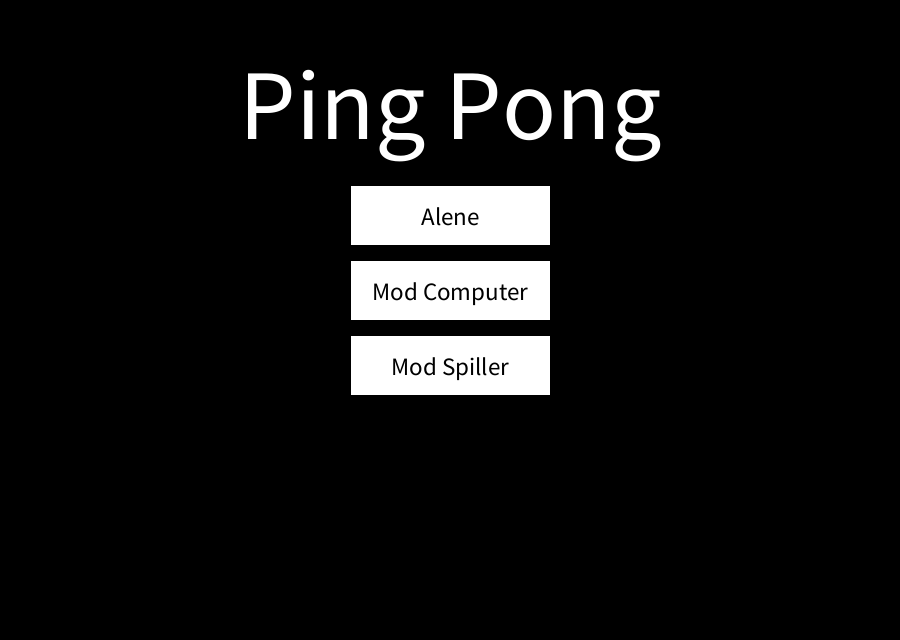
Frame 1 (no input)
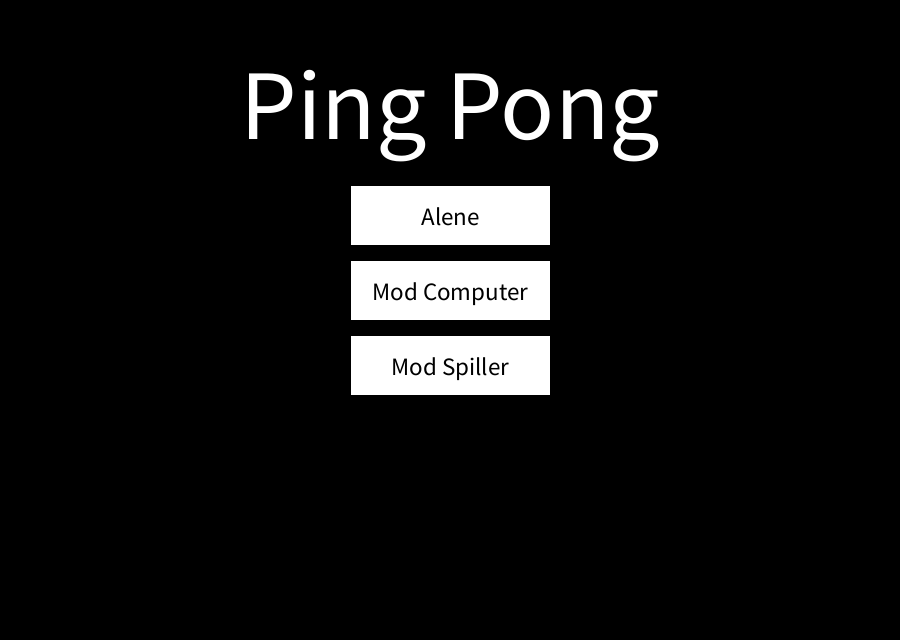
Frame 60 (the mouse pressed at the canvas centre just before this capture)
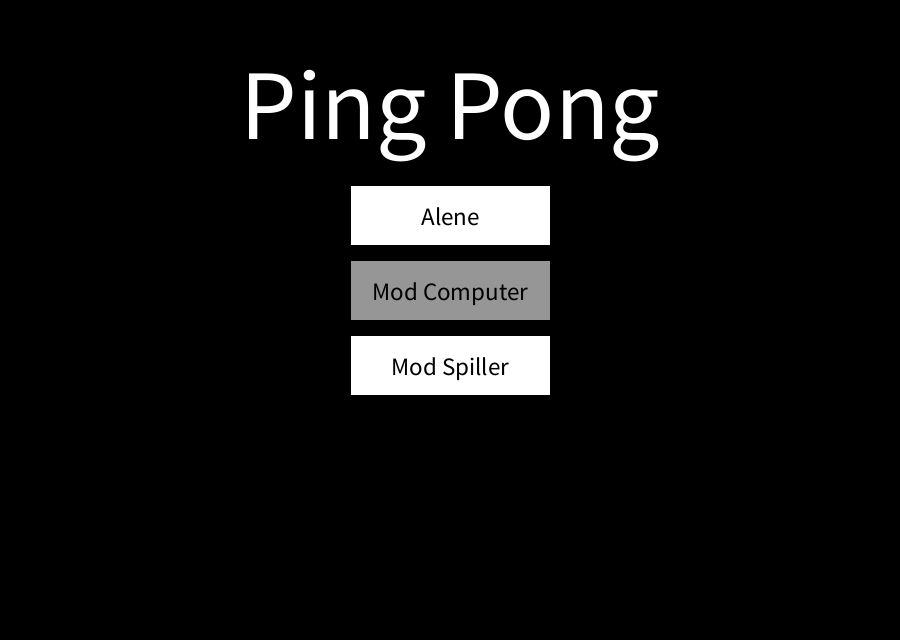
Frame 120 (the mouse held since frame 60 and released just before this capture)

The Processing sketch that drew these frames (run headless with seeded random() and noise(); from frame 60 on, the mouse is pressed at the canvas centre):

// Processing sketch: pingpong
// ── pingpong.pde
int poy = 0;
int pty = 0;
int ballx = 0;
int bally = 0;
int pointo = 0;
int pointt = 0;
int streak = 0;
int rectSizeW = 200;
int rectSizeH = 60;
int rectX = 0;
int[] rectY;
float bspeedy = 0;
float bspeedx = 0;
boolean ai = false;
boolean pws = false;
boolean aleneOver = false;
boolean computerOver = false;
boolean spillerOver = false;
boolean menu = true;
boolean game = false;
boolean[] keys;

void setup() {
  size(900, 640);  // Make size of window
  rectX = width/2-rectSizeW/2;
  rectY=new int[3];
  rectY[0]=height/2-rectSizeH-75;
  rectY[1]=height/2-rectSizeH;
  rectY[2]=height/2-rectSizeH+75;
  keys=new boolean[4];
  keys[0]=false;
  keys[1]=false;
  keys[2]=false;
  keys[3]=false;
}

void mousePressed() {
  if (aleneOver && menu == true) {
    pointo = 10;
    pointt = 10;
    initiate();
    pws = true;
  }
  if (computerOver && menu == true) {
    pointo = 0;
    pointt = 0;
    initiate();
    ai = true;
  }
  if (spillerOver && menu == true) {
    pointo = 0;
    pointt = 0;
    initiate();
  }
}

void initiate() {
  game = true;
  menu = false;
  ballx = width/2;
  bally = height/2;
  poy = height/2;
  pty = height/2;
  bspeedx = width/200;
  bspeedy = height/200;
  ai = false;
  pws = false;
}

void draw() {
 background(0);
 update(mouseX, mouseY);
 if(menu == true) {
  menu(); 
 }
 if (game == true) {
  game();
 }
}

void game() {
  fill(255,255,255);
  rect(40, poy, 10, height/10);
  rect(width-50, pty, 10, height/10);
  ballx = int(bspeedx + ballx);
  bally = int(bspeedy + bally);
  ellipse(ballx, bally, 10, 10);
  textSize(100);
  textAlign(TOP, BOTTOM);
  text(pointo, width/4.5, height/6.4);
  text(pointt, width-300, height/6.4);
  if (streak > 3) {
    textAlign(CENTER, BOTTOM);
    textSize(10);
    text(streak, width/2, height/6, 4);
  }
  if (bally < 0 || bally > height) {
    bspeedy = int(bspeedy * -1);
  }
  if (ballx > 35 && ballx < 60) {
    if (bally > poy && bally < poy+(height/10)) {
      bspeedx = bspeedx * -1.05;
      if (pws == true) {
        streak++;
      }
    }
  }
  if (ballx < (width-35) && ballx > (width-60)) {
    if (bally > pty && bally < pty+(height/10)) {
      bspeedx = bspeedx * -1.05;
      if (pws == true) {
        streak++;
      }
    }
  }
  if (ballx > width) {
    ballx = width/2;
    bally = height/2;
    streak = 0;
    if (pws == true) {
      pointo = pointo - 1;
      pointt = pointt - 1;
    } else {
      pointo++;
    }
    bspeedx = 4;
  } else if (ballx < 0) {
    ballx = width/2;
    bally = height/2;
    streak = 0;
    if (pws == true) {
      pointt--;
      pointo--;
    } else {
      pointt++;
    }
    bspeedx = -4;
  }
  if (pointo == 10 && pws == false || pws == true && pointo == 0) {
    //exit();
  } else if (pointt == 10 && pws == false) {
    //exit();
  }
  if (keys[0] && poy > 0) {
    poy -= 8;
    if (pws == true) {
      pty -= 8;
    }
  }
  if (keys[1] && poy < height-(height/10)) {
    poy += 8;
    if (pws == true) {
      pty += 8;
    }
  }
  if (keys[2] && pty > 0 && ai == false && pws == false) {
    pty -= 8;
  }
  if (keys[3] && pty < height-(height/10) && ai == false && pws == false) {
    pty += 8;
  }
  if (ai == true && pty > bally+5 && pty > 0) {
    pty -= 3.5;
  } else if (ai == true && pty < bally+5 && pty < height-(height/10)) {
    pty += 3.5;
  }
}

void menu() {
 fill(255,255,255);
 textSize(100);
 textAlign(CENTER, BOTTOM);
 text("Ping Pong", width*0.5, height/4);
 if (aleneOver) {
   fill(color(150));
 } else {
   fill(color(255));
 }
 rect(rectX, rectY[0], rectSizeW, rectSizeH);
  if (computerOver) {
   fill(color(150));
 } else {
   fill(color(255));
 }
 rect(rectX, rectY[1], rectSizeW, rectSizeH);
  if (spillerOver) {
   fill(color(150));
 } else {
   fill(color(255));
 }
 rect(rectX, rectY[2], rectSizeW, rectSizeH);
 textSize(25);
 fill(0,0,0);
 text("Alene", rectX+(rectSizeW/2), rectY[0]+(rectSizeH*0.75));
 text("Mod Computer", rectX+(rectSizeW/2), rectY[1]+(rectSizeH*0.75));
 text("Mod Spiller", rectX+(rectSizeW/2), rectY[2]+(rectSizeH*0.75));
}

void update(int x, int y) {
  if ( overRect(rectX, rectY[0], rectSizeW, rectSizeH) ) {
    aleneOver = true;
    computerOver = false;
    spillerOver = false;
  } else if ( overRect(rectX, rectY[1], rectSizeW, rectSizeH) ) {
    computerOver = true;
    aleneOver = false;
    spillerOver = false;
  } else if ( overRect(rectX, rectY[2], rectSizeW, rectSizeH) ) {
    spillerOver = true;
    computerOver = false;
    aleneOver = false;
  } else {
    aleneOver = computerOver = spillerOver = false;
  }
}

void keyPressed() {
  if (key == 'w' || key == 'W') {
    keys[0]=true;
  }
  if (key == 's' || key == 'S') {
    keys[1]=true;
  }
  if (keyCode == UP && ai == false && pws == false) {
    keys[2]=true;
  }
  if (keyCode == DOWN && ai == false && pws == false) {
    keys[3]=true;
  }
  if (key == ESC) {
   key = 0;
   game = false;
   menu = true;
  }
}

void keyReleased() {
  if (key == 'w' || key == 'W') {
    keys[0]=false;
  }
  if (key == 's' || key == 'S') {
    keys[1]=false;
  }
  if (keyCode == UP && ai == false && pws == false) {
    keys[2]=false;
  }
  if (keyCode == DOWN && ai == false && pws == false) {
    keys[3]=false;
  }
}

boolean overRect(int x, int y, int width, int height)  {
  if (mouseX >= x && mouseX <= x+width && 
      mouseY >= y && mouseY <= y+height) {
    return true;
  } else {
    return false;
  }
}
